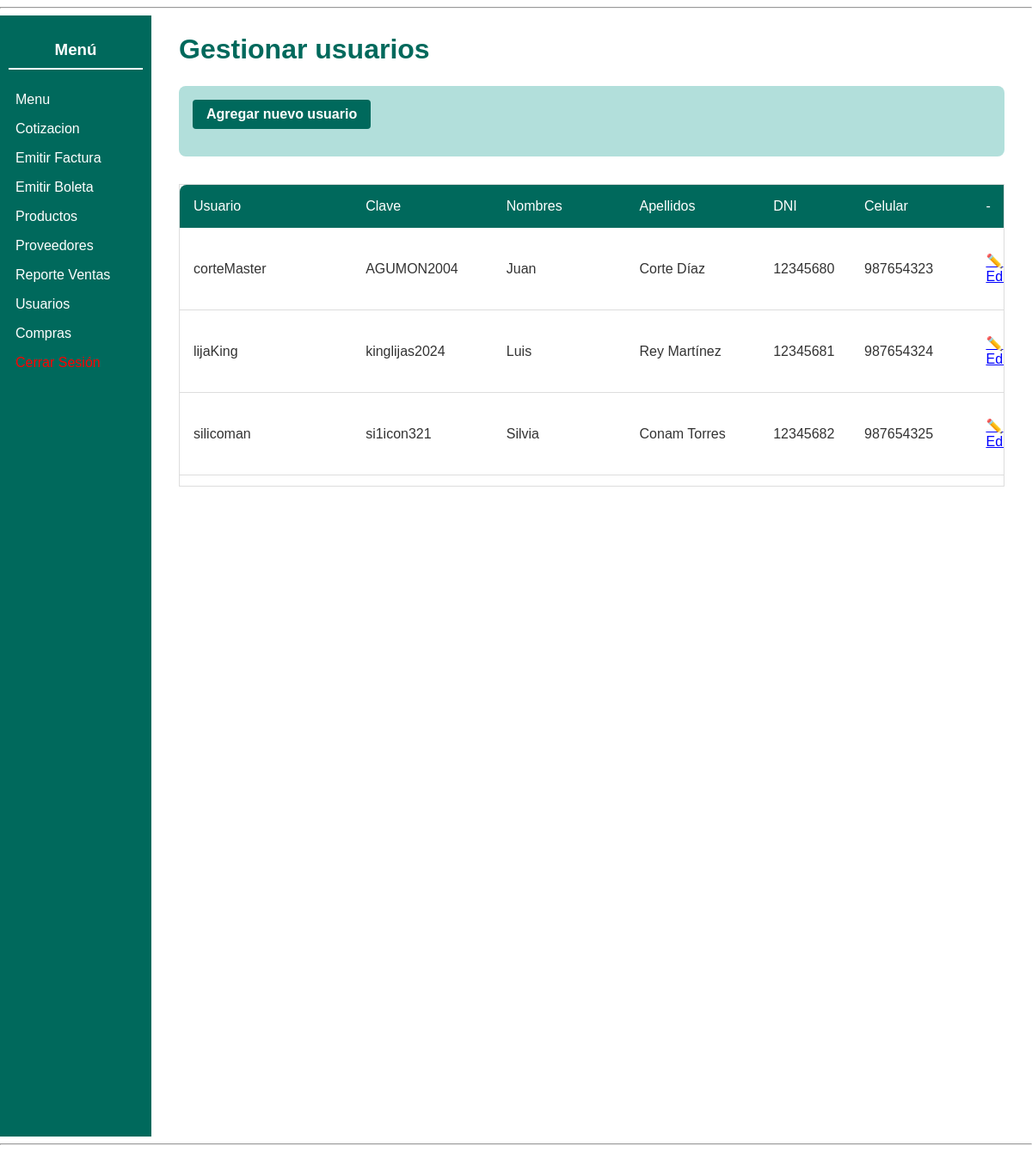
Page /moduloSeguridad/indexGestionarUsuarios.php (signed in) on the earlier database version.
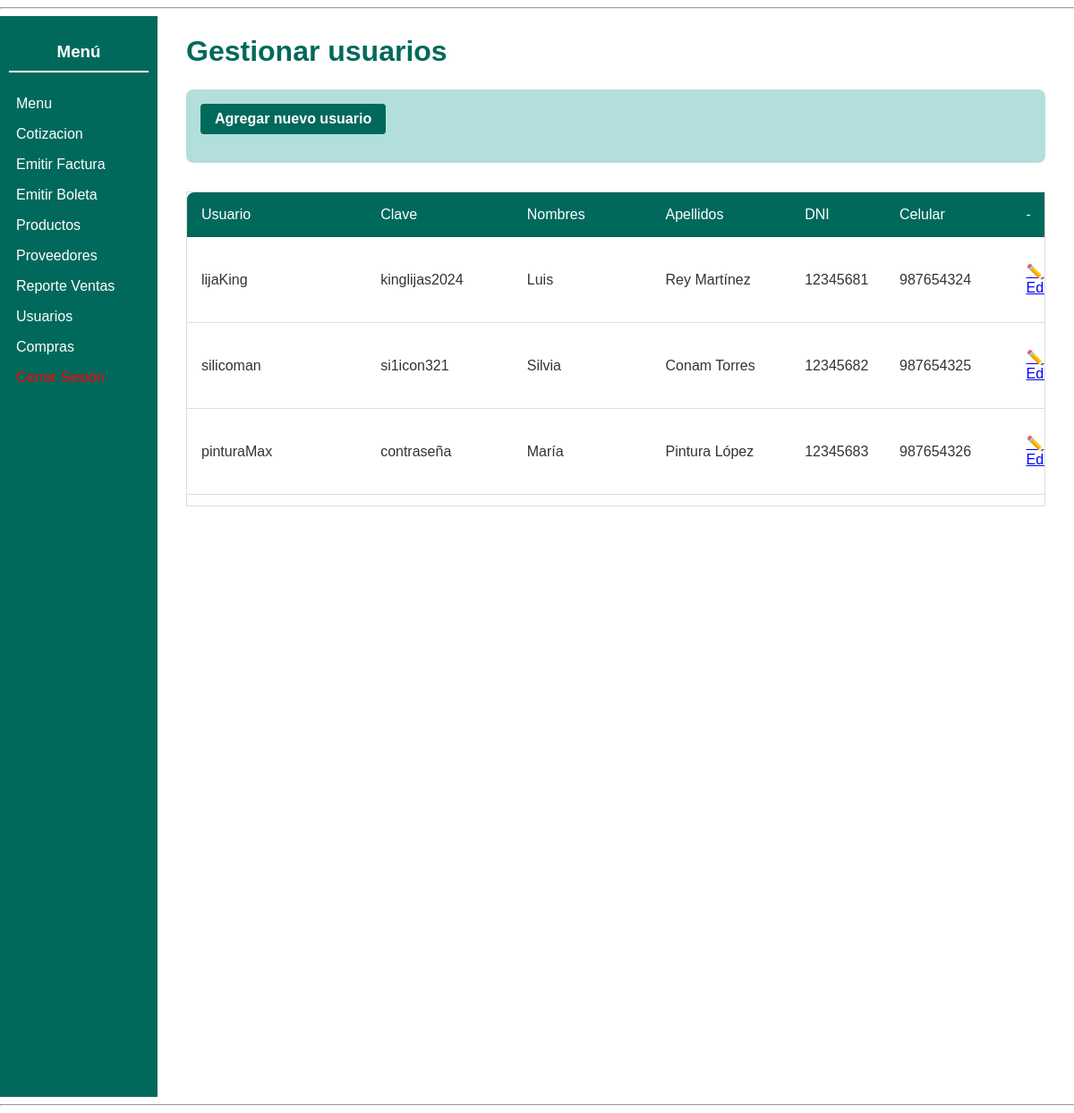
Same page on the later database version.
### tables this page shows
CREATE TABLE `usuario` (
  `UsuarioID` int NOT NULL,
  `NombreUsuario` varchar(255) NOT NULL,
  `Contraseña` varchar(255) NOT NULL,
  `Nombres` varchar(100) DEFAULT NULL,
  `Apellidos` varchar(100) DEFAULT NULL,
  `Telefono` varchar(15) DEFAULT NULL,
  `Email` varchar(255) DEFAULT NULL,
  `DNI` varchar(15) DEFAULT NULL,
  `RespuestaSecreta` varchar(255) DEFAULT NULL,
  `FechaCreacion` date NOT NULL,
  `EstadoUsuario` int NOT NULL,
  `RolID` int NOT NULL
);

### moduloSeguridad/indexGestionarUsuarios.php (called while the page is built, shortened)
<?php
include_once($_SERVER['DOCUMENT_ROOT'] . '/moduloSeguridad/panelGestionarUsuarios.php');
include_once($_SERVER['DOCUMENT_ROOT'] . '/modelo/usuario.php');
$nombreUsuario = $_SESSION['login'];
$usuarioObj = new Usuario();
$usuarios = $usuarioObj->getUsuarios($nombreUsuario);
$panelUsuariosObject = new panelGestionarUsuarios();
$panelUsuariosObject->panelGestionarUsuariosShow($usuarios);

### modelo/usuario.php (called while the page is built, shortened)
<?php
class Usuario extends conexion
{
    public function getUsuarios($nombreUsuario)
    {
        $sql = "
        SELECT
            u.UsuarioID,
            u.NombreUsuario,
            u.Contraseña,
            u.Nombres,
            u.Apellidos,
            u.Telefono,
            u.Email,
            u.DNI,
            u.RespuestaSecreta,
            u.RolID
        FROM usuario u
        WHERE estadousuario = 1
          AND u.NombreUsuario != ?
    ";
        $conexion = Conexion::conectarBD();
        $stmt = $conexion->prepare($sql);
        $stmt->bind_param("s", $nombreUsuario);
        $stmt->execute();
        $resultado = $stmt->get_result();
        $usuarios = array();
        while ($fila = $resultado->fetch_assoc()) {
            $usuarios[] = $fila;
        }
        return $usuarios;
    }
}

### moduloSeguridad/panelGestionarUsuarios.php (the view, shortened to what this page needs)
<?php
include_once($_SERVER['DOCUMENT_ROOT'] . '/shared/pantalla.php');
class panelGestionarUsuarios extends pantalla
{
  public function panelGestionarUsuariosShow($usuarios = null)
  {
    $this->cabeceraShow("Gestionar Usuarios");
    $rol = $_SESSION['rol'];
?>
    <div style="display: flex; height: 100vh;">
      <?php
      $this->menuShow($rol);
      ?>
      <main style="padding: 0 2rem;">
        <h1 style="color: #00695c;">Gestionar usuarios</h1>
        <div class="filters-container">
          <a href="/moduloSeguridad/indexAgregarUsuario.php" class="btn" style="margin-bottom: 1rem;">Agregar nuevo usuario</a>
        </div>
        <div class="table-cotizaciones">
          <table id="cotaizaciones-table">
            <thead>
              <tr>
                <th>Usuario</th>
                <th>Clave</th>
                <th>Nombres</th>
                <th>Apellidos</th>
                <th>DNI</th>
                <th>Celular</th>
                <th>-</th>
              </tr>
            </thead>
            <tbody>
              <?php if ($usuarios !== null) : ?>
                <?php foreach ($usuarios as $usuario) : ?>
                  <tr>
                    <td><?= $usuario['NombreUsuario']; ?></td>
                    <td><?= $usuario['Contraseña']; ?></td>
                    <td><?= $usuario['Nombres']; ?></td>
                    <td><?= $usuario['Apellidos']; ?></td>
                    <td><?= $usuario['DNI']; ?></td>
                    <td><?= $usuario['Telefono']; ?></td>
                    <td>
                      <a href="/moduloSeguridad/indexEditarUsuario.php?<?= http_build_query([
                                                                          'usuarioid' => trim($usuario['UsuarioID']),
                                                                          'nombreusuario' => trim($usuario['NombreUsuario']),
                                                                          'contrasena' => trim($usuario['Contraseña']),
                                                                          'nombres' => trim($usuario['Nombres']),
                                                                          'apellidos' => trim($usuario['Apellidos']),
                                                                          'telefono' => trim($usuario['Telefono']),
                                                                          'email' => trim($usuario['Email']),
                                                                          'dni' => trim($usuario['DNI']),
                                                                          'respuestasecreta' => trim($usuario['RespuestaSecreta']),
                                                                          'rolid' => trim($usuario['RolID'])
                                                                        ]) ?>" style="color: blue; text-decoration: underline;">
                        ✏️ Editar
                      </a>
                    </td>
                  </tr>
                <?php endforeach; ?>
              <?php else : ?>
                <tr>
                  <td colspan="8">No se encontraron solicitudes.</td>
                </tr>
              <?php endif; ?>
            </tbody>
          </table>
        </div>
      </main>
    </div>
<?php
    $this->pieShow();
  }
}

### shared/pantalla.php (shortened to what this page needs)
<?php
class pantalla
{
  protected function cabeceraShow($titulo, $javasctiptUrl = "")
  {
?>
    <html>
    <head>
      <link rel="stylesheet" href="https://site-assets.fontawesome.com/releases/v6.4.0/css/all.css">
      <link rel="stylesheet" href="/assets/styles.css">
    </head>
    <body>
      <hr>
    <?php
  }
  protected function pieShow()
  {
    ?>
      <hr>
    <?php
  }
  protected function menuShow($rol)
  {
    ?>
      <aside style="width: 200px; background-color: #00695c; color: white; padding: 10px;">
        <h3 style="text-align: center; border-bottom: 2px solid white; padding-bottom: 10px;">Menú</h3>
        <nav>
          <ul style="list-style: none; padding: 0;">
            <?php
            if ($rol == "cajero") {
            ?>
              <li><a href="../moduloSeguridad/indexPanelPrincipal.php" style="color: white; text-decoration: none; display: block; padding: 8px;">Menú</a></li>
              <li><a href="/moduloVentas/indexFactura.php" style="color: white; text-decoration: none; display: block; padding: 8px;">Emitir Factura</a></li>
              <li><a href="/moduloVentas/indexBoleta.php" style="color: white; text-decoration: none; display: block; padding: 8px;">Emitir Boleta</a></li>
              <li><a href="/moduloVentas/indexGestionarCompras.php" style="color: white; text-decoration: none; display: block; padding: 8px;">Compras</a></li>
            <?php
            }
            elseif ($rol === "jefeVentas") {
            ?>
              <li><a href="/moduloSeguridad/indexPanelPrincipal.php" style="color: white; text-decoration: none; display: block; padding: 8px;">Menu</a></li>
              <li><a href="/moduloVentas/indexCotizacion.php" style="color: white; text-decoration: none; display: block; padding: 8px;">Cotizacion</a></li>
              <li><a href="/moduloVentas/indexFactura.php" style="color: white; text-decoration: none; display: block; padding: 8px;">Emitir Factura</a></li>
              <li><a href="/moduloVentas/indexBoleta.php" style="color: white; text-decoration: none; display: block; padding: 8px;">Emitir Boleta</a></li>
              <li>
                <form method="post" action="../moduloVentas/getProducto.php" style="margin: 0;">
                  <input type="submit" name="btnProductos" value="Productos" style="color: white; text-decoration: none; display: block; padding: 8px; background-color: #00695c; border: none; cursor: pointer; font-size: 1em;">
                </form>
              </li>
              <li><a href="/moduloVentas/indexProveedores.php" style="color: white; text-decoration: none; display: block; padding: 8px;">Proveedores</a></li>
              <li><a href="/moduloVentas/indexReporteventas.php " style="color: white; text-decoration: none; display: block; padding: 8px;">Reporte Ventas</a></li>
              <li><a href="/moduloSeguridad/indexGestionarUsuarios.php" style="color: white; text-decoration: none; display: block; padding: 8px;">Usuarios</a></li>
              <li><a href="/moduloVentas/indexGestionarCompras.php" style="color: white; text-decoration: none; display: block; padding: 8px;">Compras</a></li>
            <?php
            }
            else {
            ?>
              <li>
                <p style="color: yellow; text-align: center;">Rol no identificado</p>
              </li>
            <?php
            }
            ?>
            <li><a href='/moduloSeguridad/cerrarSesion.php' style="color: red; text-decoration: none; display: block; padding: 8px;">Cerrar Sesión</a></li>
          </ul>
        </nav>
      </aside>
  <?php
  }
}
  ?>

### assets/styles.css (style rules this page uses)
body { font-family: Arial, sans-serif; margin: 0; padding: 0; color: #333; }
main { padding: 2rem; width: 80%; max-width: 1200px; margin: 0 auto; }
main h1 { color: #00695c; margin-bottom: 1.5rem; font-size: 2rem; }
.filters-container { background: #b2dfdb; border-radius: 8px; padding: 1rem; margin-bottom: 2rem; }
.btn, .btn:link, .btn:visited { display: inline-block; background: #00695c; color: #fff; border: none; padding: 0.5rem 1rem; border-radius: 4px; cursor: pointer; font-weight: bold; transition: background 0.3s; text-decoration: none; }
.table-cotizaciones { margin-top: 2rem; overflow-x: auto; }
.table-cotizaciones table { width: 100%; border-collapse: collapse; background: #fff; border-radius: 8px; overflow: hidden; }
.table-cotizaciones thead { background: #00695c; color: #fff; }
.table-cotizaciones thead th { padding: 1rem; text-align: left; font-weight: normal; }
.table-cotizaciones tbody td { padding: 1rem; border-bottom: 1px solid #ddd; }
.btn { display: inline-flex; align-items: center; justify-content: center; color: #fff; font-size: 16px; font-weight: bold; padding: 10px 10px; border: none; border-radius: 5px; cursor: pointer; }
.table-cotizaciones { border: 1px solid #ddd; max-height: 350px; overflow-x: auto; }

Differences in the rows shown:
no longer on this page (row edited): usuario: NombreUsuario "corteMaster", Contraseña "AGUMON2004", Nombres "Juan", Apellidos "Corte Díaz", DNI "12345680", Telefono "987654323"
now on this page (row unchanged): usuario: NombreUsuario "pinturaMax", Contraseña "contraseña", Nombres "María", Apellidos "Pintura López", DNI "12345683", Telefono "987654326"
